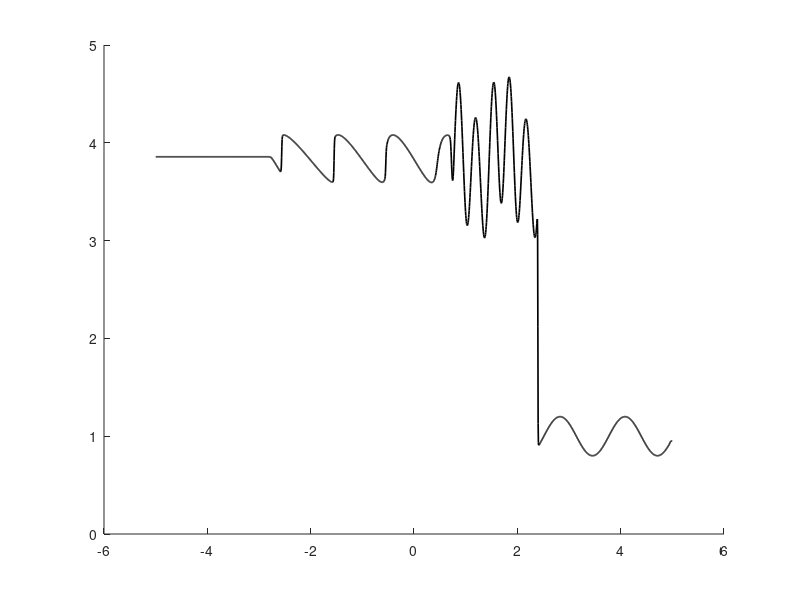

Reproduce this figure in MATLAB. (Note: this script raises an error after producing the figure.)
A=textread('data.txt');
xx=-5+10/2000/2:10/2000:5-10/2000/2;

figure(1); hold on;
plot(xx,A,'k-','LineWidth',1.2);
plot(Xc,Q1,'b--','LineWidth',1);
legend('WENO-Z 5000','DG 4096')
